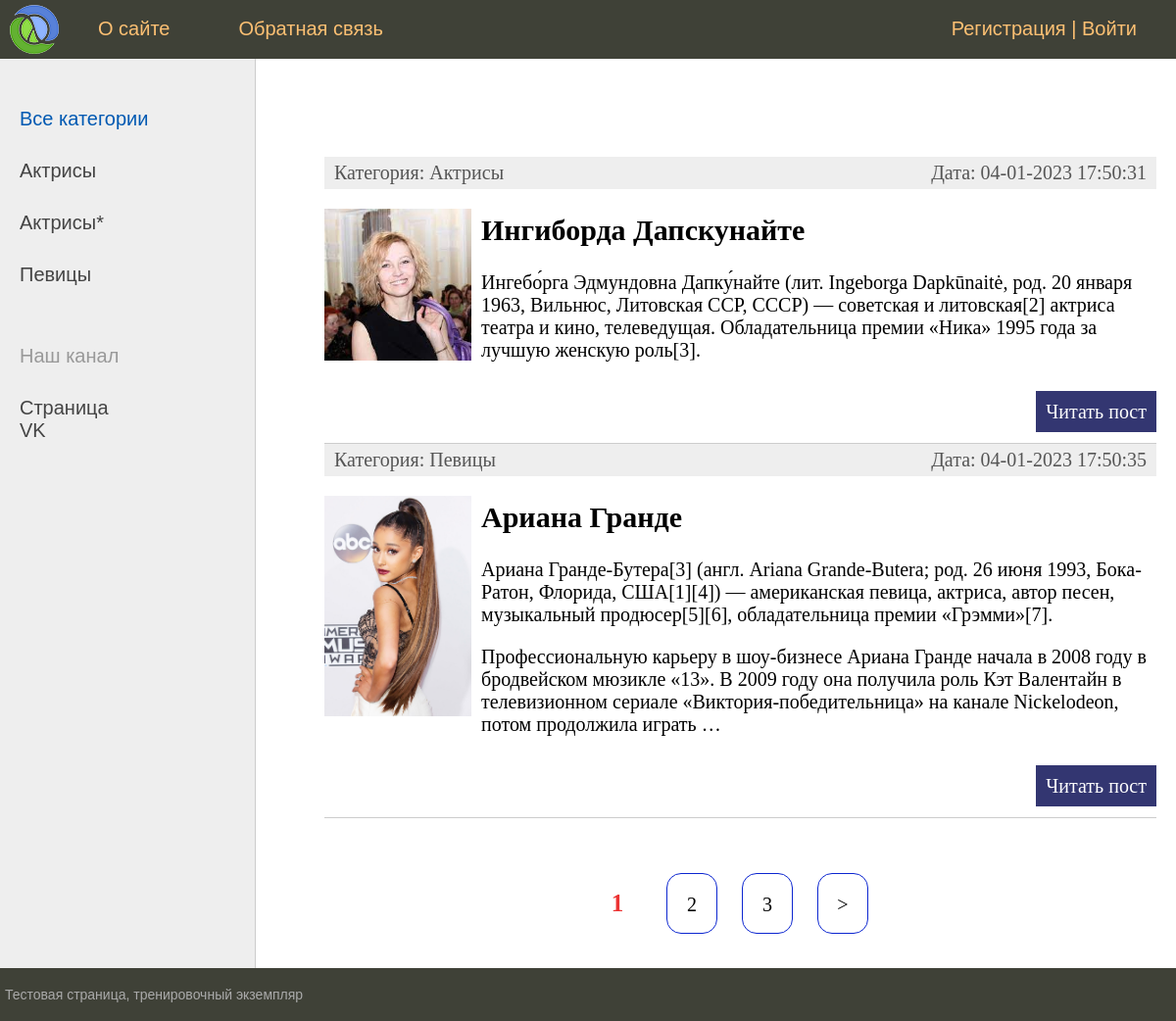
The page / on the database its author committed.
### women/models.py (models this page shows, shortened)
class Category(models.Model):
    name = models.CharField(max_length=100, db_index=True, verbose_name='Категория')
    slug = models.CharField(max_length=255, null=True, db_index=True, verbose_name='URL')
    def __str__(self):
        return self.name
    def get_absolute_url(self):
        return reverse('category', kwargs={'cat_slug': self.slug})
    class Meta:
        verbose_name = 'Категории'
        verbose_name_plural = 'Категории'
        ordering = ['id', 'name']

class Women(models.Model):
    title = models.CharField(max_length=255, verbose_name='Заголовок')
    slug = models.SlugField(max_length=255, unique=True, null=True, db_index=True, verbose_name='URL')
    text = models.TextField(blank=True, verbose_name='Описание')
    photo = models.ImageField(upload_to="photos/%Y/%m/%d", verbose_name='Фото')
    time_create = models.DateTimeField(auto_now_add=True, verbose_name='Время создания')
    time_update = models.DateTimeField(auto_now=True, verbose_name='Время обновления')
    is_published = models.BooleanField(default=True, verbose_name='Опубликованность')
    cat = models.ForeignKey('Category', on_delete=models.PROTECT, null=True, verbose_name='Категория')
    def get_absolute_url(self):
        return reverse('post', kwargs={'post_slug': self.slug})
    class Meta:
        verbose_name = 'Известные женщины'
        verbose_name_plural = 'Известные женщины'
        ordering = ['time_create', 'title']

### women/views.py (the view)
# urls.py: path('', WomenHome.as_view(), name='home'),  # http://127.0.0.1:8000/
class WomenHome(DataMixin, ListView):
    model = Women
    template_name = 'women/index.html'
    context_object_name = 'posts'
    def get_context_data(self, *, object_list=None, **kwargs):
        context = super().get_context_data(**kwargs)
        c_def = self.get_user_context(title='Главная страница сайта')
        context.update(c_def)
        return context
    def get_queryset(self):
        return Women.objects.filter(is_published=True).order_by('time_update').select_related('cat')

### women/utils.py (called while the page is built)
    def get_user_context(self, **kwargs):
        menu_user = menu.copy()
        context = kwargs
        cats = Category.objects.annotate(total=Count('women')).filter(total__gt=0, women__is_published=True)
        if not self.request.user.is_authenticated:
            menu_user.pop(1)
        context['menu'] = menu_user
        context['cats'] = cats
        if 'cat_selected' not in context:
            context['cat_selected'] = 0
        return context

### women/templates/women/index.html (shortened to what this page needs)
{% extends 'women/base.html' %}
{% block content %}
<ul class="list-articles">
	{% for p in posts %}
	<li><div class="article-panel" >
		<p class="first">Категория: {{p.cat}}</p>
		<p class="last">Дата: {{p.time_update|date:"d-m-Y H:i:s"}}</p>
	</div>
		{% if p.photo %}
		<p> <img class="img-article-left thumb" src="{{ p.photo.url }}"> </p>
		{% endif %}
			<h2>{{p.title}}</h2>
			<p> {{p.text|linebreaks|truncatewords:55}} </p>
			<p class="link-read-post"><a href="{{ p.get_absolute_url }}">Читать пост</a></p>
			</li>
	{% endfor %}
</ul>
{% endblock %}

### women/templates/women/base.html (shortened to what this page needs)
{% load static %}
{% load women_tags %}
<!DOCTYPE html>
<html>
<head>
    <link type="text/css" href="{% static 'women/css/styles.css' %}" rel="stylesheet"/>
</head>
<body>
<table class="table-page" border=0 cellpadding="0" cellspacing="0">
<tr><td valign=top>
{% block mainmenu %}
<div class="header">
   <ul id="mainmenu" class="mainmenu">
       <li class="logo"><a href="{% url 'home' %}"><div class="logo"></div></a></li>
            {% for m in menu %}
                <li><a href="{% url m.url_name %}">{{m.title}}</a></li>
            {% endfor %}
       {% if request.user.is_authenticated %}
            <li class="last"> {{ user.username}} | <a href="{% url 'logout' %}">Выйти</a> </li>
       {% else %}
            <li class="last"> <a href="{% url 'register' %}">Регистрация</a> | <a href="{% url 'login' %}">Войти</a> </li>
       {% endif %}
   </ul>
</div>
{% endblock mainmenu %}
<table class="table-content" border=0 cellpadding="0" cellspacing="0">
<tr>
    <td valign="top" class="left-chapters">
        <ul id="leftchapters">
            {% if cat_selected == 0 %}
                <li class="selected">Все категории</li>
            {% else %}
                <li><a href="{% url 'home' %}">Все категории</li>
            {% endif %}
            {% for c in cats %}
                {% if c.pk == cat_selected %}
                    <li class="selected">{{c.name}}</li>
                {% else %}
                    <li><a href="{{ c.get_absolute_url }}"> {{c.name}}</a></li>
                {% endif %}
            {% endfor %}
            <li class="share">
            <p>Наш канал</p>
            <a href="https://vk.com/al_feed.php" target="_blank" rel="nofollow">Cтраница VK</a>
             </li>
        </ul>
    </td>
<td valign="top" class="content">
    <div class="content-text">
    {% block content %}
    {% endblock %}
        {% if page_obj.has_other_pages %}
            <nav class="list-pages">
            <ul>
            {% for p in paginator.page_range %}
                {% if page_obj.number == p %}
                    <li class="page-num page-num-selected"> <h4>{{ p }}</h4> </li>
                {% elif p >= page_obj.number|add:-2 and   p <= page_obj.number|add:+2 %}
                    <li class="page-num">  <a href="?page={{ p }}">{{ p }}</a> </li>
                {% endif %}
            {% endfor %}
            {% if page_obj.has_next %}
                <li class="page-num"><a href="?page={{ page_obj.next_page_number }}">&gt;</a>
            {% endif %}
            </ul>
            </nav>
        {% endif %}
	</div>
</td></tr></table>
</td></tr>
<tr><td valign=top>
    <div id="footer"><p> Тестовая страница, тренировочный экземпляр</p></div>
</td></tr></table>
</body>
</html>

### women/static/women/css/styles.css (style rules this page uses)
html, body { font-family: 'Arial'; margin: 0; padding: 0; height: 100%; width: 100%; color: #444; }
a { color: #0059b2; text-decoration: none; }
img { max-width: 800px; height: auto; }
img.img-article-left { max-width: 450px; height: auto; float: left; padding: 0 10px 10px 0; }
img.img-article-left.thumb { max-width: 150px; height: auto; }
p.link-read-post { text-align: right; }
p.link-read-post a { padding: 10px; min-width: 100px; background: #333671; color: #fff; text-decoration: none; }
div.article-panel { background: #eee; padding: 5px 10px 5px 10px; box-sizing: border-box; overflow: hidden; color: #555; }
div.article-panel p.first { margin: 0; float: left; }
div.article-panel p.last { margin: 0; float: right; }
ul.list-articles { list-style: none; margin: 0; padding: 0; }
ul.list-articles li { border-bottom: 1px solid #ccc; }
.table-page { width: 100%; height: 100%; vertical-align: top; }
.table-page tr { height: 100%; }
.header { background: #3F4137; height: 60px; }
.logo { background: url('../images/logo.png') no-repeat 10px 5px; width: 70px; height: 60px; }
ul.mainmenu { list-style: none; margin: 0; padding: 0; height: 60px; color: #fdc073; font-size: 20px; overflow: hidden; }
ul.mainmenu li { float: left; margin: 18px 40px 0 30px; }
ul.mainmenu li.logo { margin: 0; }
ul.mainmenu li.last { float: right; }
ul.mainmenu li a { color: #fdc073; text-decoration: none; }
.table-content { width: 100%; min-height: 100%; height: 100%; }
.left-chapters { margin: 0; background: #eee; border-right: 1px solid #ccc; min-height: 100%; }
.left-chapters ul { width: 230px; min-height: 100%; margin: 0; padding: 20px 10px 10px 20px; list-style: none; font-size: 20px; }
.left-chapters ul li { margin: 30px 0 0 0; color: #999; }
.left-chapters ul li.selected { color: #0059b2; }
.left-chapters ul li a { color: #444; text-decoration: none; }
.left-chapters ul li.share { margin: 60px 0 0 0; }
.left-chapters ul li.share p { margin: 30px 0 30px 0; }
.left-chapters ul li.share a { display: inline-block; width: 40px; height: 40px; margin: 0 20px 0 0; }
.content { padding: 40px 20px 20px 40px; width: 100%; box-sizing: border-box; }
.content-text { margin: 60px 0 0 30px; color: #000; font-size: 20px; font-family: Yandex Sans Display Light; }
#footer { box-sizing: border-box; background: #3F4137; padding: 5px; color: #aaa; font-size: 14px; font-family: Verdana, Geneva, Arial, Helvetica; text-align: left; overflow: hidden; }
.list-pages { text-align: center; margin: 0 0 15px 0; }
.list-pages ul { margin: 20px 0 0 0; padding: 0; list-style: none; }
.list-pages ul li { display: inline-block; margin: 0 20px 0 0; }
.list-pages a { color: #000; font-size: 20px; text-decoration: none; }
.list-pages .page-num, .page-num-selected { display: inline-block; width: 50px; height: 40px; padding: 20px 0 0 0; border: 1px solid #0c26d0; border-radius: 15px; }
.list-pages .page-num-selected { border: none; color: #ec3333; font-size: 25px; }

### rows shown on the page
Category: name "Актрисы"
Category: name "Актрисы*"
Category: name "Певицы"
Women: cat "Актрисы", time_update "04-01-2023 17:50:31", photo (picture), title "Ингиборда Дапскунайте", text "Ингебо́рга Эдмундовна Дапку́найте (лит. Ingeborga Dapkūnaitė, род. 20 января 1963, Вильнюс, Литовская ССР, СССР) — советская и литовская[2] актриса театра и кино, телеведущая. Обладательница премии «Ника» 1995 года за лучшую женскую роль[3]."
Women: cat "Певицы", time_update "04-01-2023 17:50:35", photo (picture), title "Ариана Гранде", text "Ариана Гранде-Бутера[3] (англ. Ariana Grande-Butera; род. 26 июня 1993, Бока-Ратон, Флорида, США[1][4]) — американская певица, актриса, автор песен, музыкальный продюсер[5][6], обладательница премии «Грэмми»[7]. Профессиональную карьеру в шоу-бизнесе Ариана Гранде начала в 2008 году в бродвейском мюзикле «13». В 2009 году она получила роль Кэт Валентайн в телевизионном сериале «Виктория-победительница» на канале Nickelodeon, потом продолжила играть …"

### other values the page prints
{{ m.title }} "О сайте" "Обратная связь"
{{ p }} "1"
{{ p }} "2" "3"
